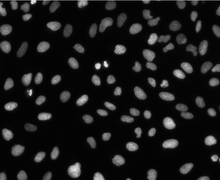
%> input picture Cells.tif, 220 x 180 px, shrunk from 634 x 520 before the run
$ octave --eval "result = My_Bwlabel(imread('Cells.tif'));"   (GNU Octave 9; MATLAB toolbox functions it lacks are replaced by stand-ins)
%> lines starting %> are read from the running program, lines starting %| are printed output that depends on the picture; in (x1, y1, x2, y2) boxes, pixels count from 0 and x2, y2 are one past the last pixel; in counts of white or black regions, pixels touching at a corner belong together; the program's own positions count from 1
function out = My_Bwlabel (Image)

    I = uint8(Image*255);
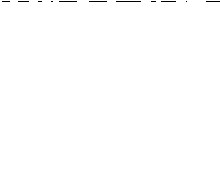
%> I: size 180x220 uint8; 99.7% white; black in thin lines or dots, all inside (x1, y1, x2, y2) = (2, 1, 220, 2)
    [row, col] = size(I);
%> row = 180; col = 220
    out = uint8(zeros(row, col));
    H = fspecial ('Average', [29 29]);
    K = imfilter (I, H);
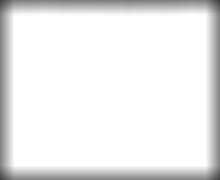
%> K: size 180x220 uint8; min 64, max 255, mean 236.3
    L = uint8(zeros(row, col));
    for i=1: 1: row
        for j=1: 1: col

            if I(i, j) >= K(i, j)

               L(i, j) = 255;

            end

        end
    end

    imshow(L);

    level = multithresh(Image, 2);
%> level = [39 102]
%> (the run ends here)
